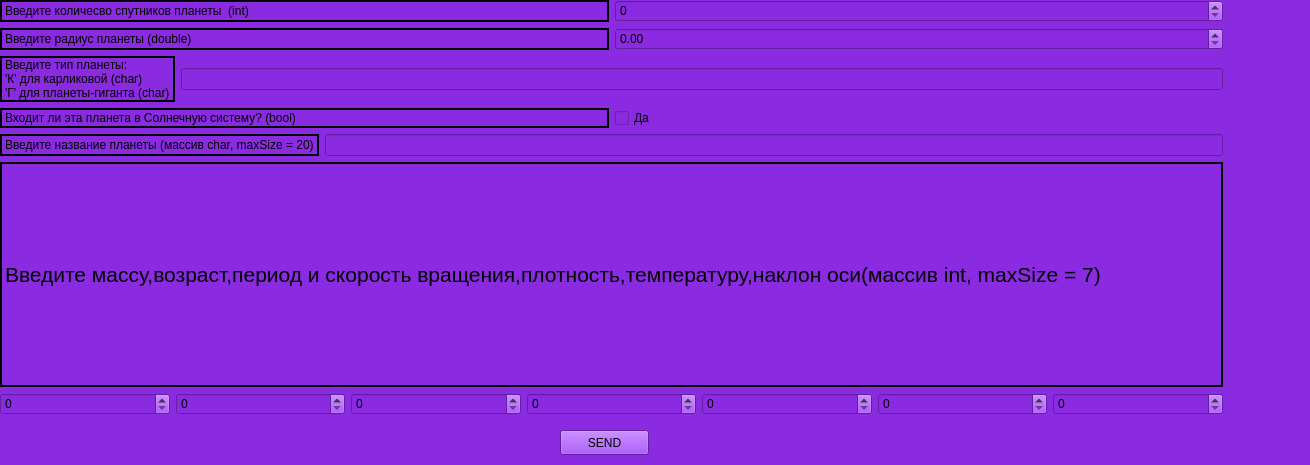
<?xml version="1.0" encoding="UTF-8"?>
<ui version="4.0">
 <class>Input</class>
 <widget class="QWidget" name="Input">
  <property name="geometry">
   <rect>
    <x>0</x>
    <y>0</y>
    <width>1310</width>
    <height>465</height>
   </rect>
  </property>
  <property name="windowTitle">
   <string>Form</string>
  </property>
  <property name="styleSheet">
   <string notr="true">font: 300 italic 17pt &quot;Ubuntu&quot;;
background-color: rgb(138, 43, 226);
color: rgb(0, 0, 0);</string>
  </property>
  <widget class="QPushButton" name="bnt_send">
   <property name="geometry">
    <rect>
     <x>560</x>
     <y>430</y>
     <width>89</width>
     <height>25</height>
    </rect>
   </property>
   <property name="text">
    <string>SEND</string>
   </property>
  </widget>
  <widget class="QWidget" name="layoutWidget">
   <property name="geometry">
    <rect>
     <x>0</x>
     <y>0</y>
     <width>1223</width>
     <height>415</height>
    </rect>
   </property>
   <layout class="QVBoxLayout" name="verticalLayout">
    <item>
     <layout class="QHBoxLayout" name="horizontalLayout_3">
      <item>
       <widget class="QLabel" name="label">
        <property name="styleSheet">
         <string notr="true">border: 2px solid black;</string>
        </property>
        <property name="text">
         <string>Введите количесво спутников планеты  (int)</string>
        </property>
       </widget>
      </item>
      <item>
       <widget class="QSpinBox" name="spb_age">
        <property name="maximum">
         <number>1000</number>
        </property>
       </widget>
      </item>
     </layout>
    </item>
    <item>
     <layout class="QHBoxLayout" name="horizontalLayout_2">
      <item>
       <widget class="QLabel" name="label_2">
        <property name="styleSheet">
         <string notr="true">border: 2px solid black;</string>
        </property>
        <property name="text">
         <string>Введите радиус планеты (double)</string>
        </property>
       </widget>
      </item>
      <item>
       <widget class="QDoubleSpinBox" name="dspb_weight">
        <property name="maximum">
         <double>100000.990000000005239</double>
        </property>
       </widget>
      </item>
     </layout>
    </item>
    <item>
     <layout class="QHBoxLayout" name="horizontalLayout">
      <item>
       <widget class="QLabel" name="label_3">
        <property name="styleSheet">
         <string notr="true">border: 2px solid black;</string>
        </property>
        <property name="text">
         <string>&lt;html&gt;&lt;head/&gt;&lt;body&gt;&lt;p&gt;Введите тип планеты:&lt;br/&gt;'К' для карликовой (char)&lt;br/&gt;'Г' для планеты-гиганта (char)&lt;/p&gt;&lt;/body&gt;&lt;/html&gt;</string>
        </property>
       </widget>
      </item>
      <item>
       <widget class="QLineEdit" name="ln_dietType">
        <property name="maxLength">
         <number>1</number>
        </property>
       </widget>
      </item>
     </layout>
    </item>
    <item>
     <layout class="QHBoxLayout" name="horizontalLayout_4">
      <item>
       <widget class="QLabel" name="label_4">
        <property name="styleSheet">
         <string notr="true">border: 2px solid black;</string>
        </property>
        <property name="text">
         <string>Входит ли эта планета в Солнечную систему? (bool)</string>
        </property>
       </widget>
      </item>
      <item>
       <widget class="QCheckBox" name="checkBox">
        <property name="text">
         <string>Да</string>
        </property>
       </widget>
      </item>
     </layout>
    </item>
    <item>
     <layout class="QHBoxLayout" name="horizontalLayout_5">
      <item>
       <widget class="QLabel" name="label_5">
        <property name="styleSheet">
         <string notr="true">border: 2px solid black;</string>
        </property>
        <property name="text">
         <string>&lt;html&gt;&lt;head/&gt;&lt;body&gt;&lt;p&gt;Введите название планеты (массив char, maxSize = 20)&lt;/p&gt;&lt;/body&gt;&lt;/html&gt;</string>
        </property>
       </widget>
      </item>
      <item>
       <widget class="QLineEdit" name="ln_species">
        <property name="maxLength">
         <number>20</number>
        </property>
       </widget>
      </item>
     </layout>
    </item>
    <item>
     <widget class="QLabel" name="label_6">
      <property name="styleSheet">
       <string notr="true">border: 2px solid black;</string>
      </property>
      <property name="text">
       <string>&lt;html&gt;&lt;head/&gt;&lt;body&gt;&lt;p&gt;&lt;span style=&quot; font-size:16pt; font-weight:400;&quot;&gt;Введите массу,возраст,период и скорость вращения,плотность,температуру,наклон оси(массив int, maxSize = 7)&lt;/span&gt;&lt;/p&gt;&lt;/body&gt;&lt;/html&gt;</string>
      </property>
     </widget>
    </item>
    <item>
     <layout class="QHBoxLayout" name="horizontalLayout_6">
      <item>
       <widget class="QSpinBox" name="spb_1">
        <property name="maximum">
         <number>24</number>
        </property>
       </widget>
      </item>
      <item>
       <widget class="QSpinBox" name="spb_2">
        <property name="maximum">
         <number>24</number>
        </property>
       </widget>
      </item>
      <item>
       <widget class="QSpinBox" name="spb_3">
        <property name="maximum">
         <number>24</number>
        </property>
       </widget>
      </item>
      <item>
       <widget class="QSpinBox" name="spb_4">
        <property name="maximum">
         <number>24</number>
        </property>
       </widget>
      </item>
      <item>
       <widget class="QSpinBox" name="spb_5">
        <property name="maximum">
         <number>24</number>
        </property>
       </widget>
      </item>
      <item>
       <widget class="QSpinBox" name="spb_7">
        <property name="maximum">
         <number>24</number>
        </property>
       </widget>
      </item>
      <item>
       <widget class="QSpinBox" name="spb_6">
        <property name="maximum">
         <number>24</number>
        </property>
       </widget>
      </item>
     </layout>
    </item>
   </layout>
  </widget>
 </widget>
 <resources/>
 <connections/>
</ui>
